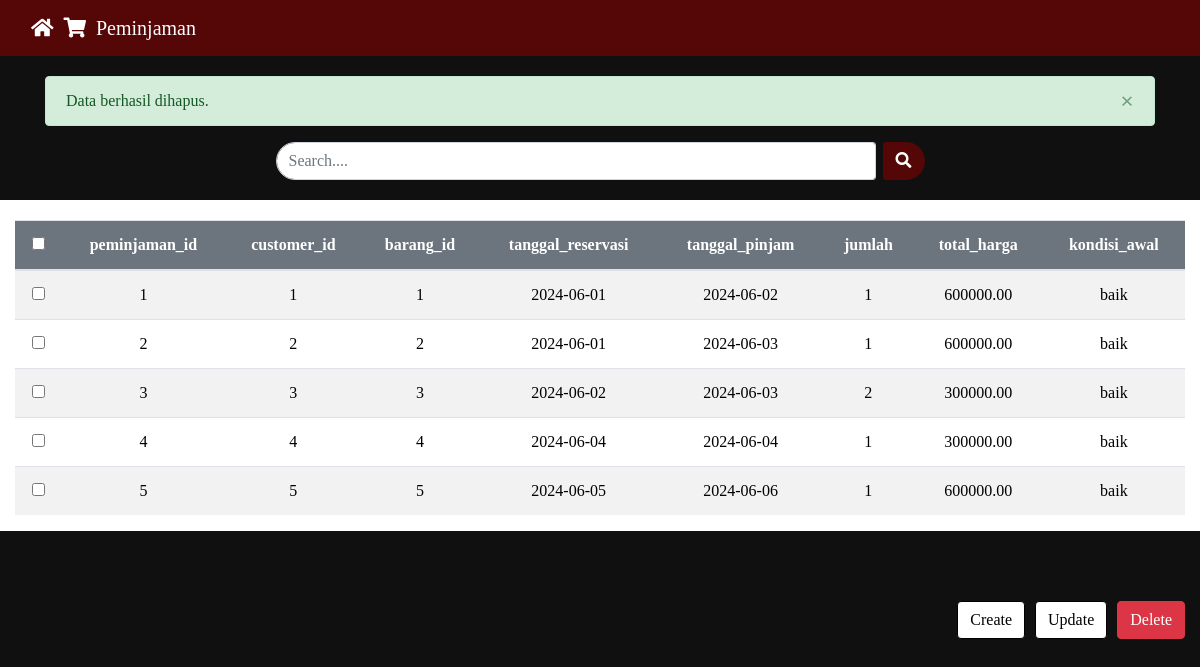
Page /lainnya/peminjaman/peminjaman/peminjaman.php?status=success on the committed database.
### tables this page shows
CREATE TABLE `peminjaman` (
  `peminjaman_id` int(11) NOT NULL,
  `customer_id` int(11) DEFAULT NULL,
  `barang_id` int(11) DEFAULT NULL,
  `tanggal_reservasi` date NOT NULL,
  `tanggal_pinjam` date NOT NULL,
  `jumlah` int(11) NOT NULL,
  `total_harga` decimal(10,2) NOT NULL,
  `kondisi_awal` varchar(100) DEFAULT NULL
);

### lainnya/peminjaman/peminjaman/peminjaman.php (the view, shortened to what this page needs)
<?php
include "config.php";
$status = isset($_GET['status']) ? $_GET['status'] : '';
$message = '';
if ($status == 'success') {
    $message = 'Data berhasil dihapus.';
} elseif ($status == 'error') {
    $message = 'Data gagal dihapus. Silakan coba lagi.';
}
?>
<!DOCTYPE html>
<html lang="en">
<head>
    <link rel="stylesheet" href="https://maxcdn.bootstrapcdn.com/bootstrap/4.0.0/css/bootstrap.min.css">
    <link rel="stylesheet" href="https://cdnjs.cloudflare.com/ajax/libs/font-awesome/5.15.4/css/all.min.css">
</head>
<body>
    <div class="container-fluid" id="navbar-container">
        <nav class="navbar navbar-expand-lg navbar-light">
            <a class="navbar-brand" href="#">
                <i class="fas fa-home"></i>
                <i class="fas fa-shopping-cart"></i>
                Peminjaman
            </a>
        </nav>
    </div>
    <?php if (!empty($message)) : ?>
    <div class="container">
        <div class="alert alert-<?php echo ($status == 'success') ? 'success' : 'danger'; ?> alert-dismissible fade show" role="alert">
            <?php echo $message; ?>
            <button type="button" class="close" data-dismiss="alert" aria-label="Close">
                <span aria-hidden="true">&times;</span>
            </button>
        </div>
    </div>
    <?php endif; ?>
    <form class="form-inline my-4 my-lg-0" method="GET">
        <input class="form-control mr-sm-2" type="search" name="search" placeholder="Search...." aria-label="Search" value="<?php echo isset($_GET['search']) ? $_GET['search'] : ''; ?>">
        <button class="btn my-2 my-sm-0" type="submit">
            <i class="fas fa-search"></i>
        </button>
    </form>
    <div class="container-fluid">
        <div class="row">
            <div class="col-md-12">
                <form id="dataForm" action="peminjaman_hapus.php" method="post">
                    <table class="table table-striped">
                        <thead>
                            <tr>
                                <th><input type="checkbox" id="select-all"></th>
                                <th>peminjaman_id</th>
                                <th>customer_id</th>
                                <th>barang_id</th>
                                <th>tanggal_reservasi</th>
                                <th>tanggal_pinjam</th>
                                <th>jumlah</th>
                                <th>total_harga</th>
                                <th>kondisi_awal</th>
                            </tr>
                        </thead>
                        <tbody>
                            <?php
                            $sql = "SELECT peminjaman_id, customer_id, barang_id, tanggal_reservasi, tanggal_pinjam, jumlah, total_harga, kondisi_awal FROM peminjaman";
                            $sql .= " ORDER BY peminjaman_id";
                            $hasil = mysqli_query($config, $sql);
                            if (mysqli_num_rows($hasil) > 0) {
                                while ($data = mysqli_fetch_array($hasil)) {
                            ?>
                            <tr>
                                <td><input type="checkbox" name="selected[]" value="<?php echo $data['peminjaman_id']; ?>"></td>
                                <td><?php echo $data['peminjaman_id']; ?></td>
                                <td><?php echo $data['customer_id']; ?></td>
                                <td><?php echo $data['barang_id']; ?></td>
                                <td><?php echo $data['tanggal_reservasi']; ?></td>
                                <td><?php echo $data['tanggal_pinjam']; ?></td>
                                <td><?php echo $data['jumlah']; ?></td>
                                <td><?php echo $data['total_harga']; ?></td>
                                <td><?php echo $data['kondisi_awal']; ?></td>
                            </tr>
                            <?php
                                }
                            } else {
                                echo "<tr><td colspan='9'>No records found</td></tr>";
                            }
                            ?>
                        </tbody>
                    </table>
                </form>
            </div>
        </div>
        <div class="action-buttons">
            <button class="btn btn-white-black" onclick="window.location.href='CreatePeminjaman.php';">Create</button>
            <button class="btn btn-white-black" onclick="document.getElementById('dataForm').action='UpdatePeminjaman.php'; document.getElementById('dataForm').submit();">Update</button>
            <button class="btn btn-danger" onclick="document.getElementById('dataForm').action='peminjaman_hapus.php'; document.getElementById('dataForm').submit();">Delete</button>
        </div>
    </div>
</body>
</html>

### lainnya/peminjaman/peminjaman/peminjaman.php (style rules this page uses)
body { font-family: Inknut Antiqua; background-color: #101010; }
#navbar-container { background-color: rgb(85, 6, 6); margin-bottom: 20px; }
.navbar-brand { color: white !important; display: flex; align-items: center; }
.navbar-brand i { margin-right: 10px; }
.form-inline { display: flex; justify-content: center; width: 100%; margin-top: 20px; }
.form-inline .form-control { flex: 1; max-width: 600px; border-top-left-radius: 25px; border-bottom-left-radius: 25px; }
.form-inline .btn { margin-left: -1px; border-top-right-radius: 25px; border-bottom-right-radius: 25px; background-color: rgb(85, 6, 6); color: white; }
.row { color: black; background-color: white; margin-top: 20px; }
.table { width: 100%; margin-top: 20px; }
.table th { background-color: #6c757d; color: white; text-align: center; }
.table td { text-align: center; }
.action-buttons { display: flex; justify-content: flex-end; margin-top: 70px; }
.action-buttons .btn { margin-left: 10px; }
.btn-white-black { background-color: white; color: black; border: 1px solid black; }

### rows in the picture
peminjaman: peminjaman_id "1", customer "1", barang "1", tanggal_reservasi "2024-06-01", tanggal_pinjam "2024-06-02", jumlah "1", total_harga "600000.00", kondisi_awal "baik"
peminjaman: peminjaman_id "2", customer "2", barang "2", tanggal_reservasi "2024-06-01", tanggal_pinjam "2024-06-03", jumlah "1", total_harga "600000.00", kondisi_awal "baik"
peminjaman: peminjaman_id "3", customer "3", barang "3", tanggal_reservasi "2024-06-02", tanggal_pinjam "2024-06-03", jumlah "2", total_harga "300000.00", kondisi_awal "baik"
peminjaman: peminjaman_id "4", customer "4", barang "4", tanggal_reservasi "2024-06-04", tanggal_pinjam "2024-06-04", jumlah "1", total_harga "300000.00", kondisi_awal "baik"
peminjaman: peminjaman_id "5", customer "5", barang "5", tanggal_reservasi "2024-06-05", tanggal_pinjam "2024-06-06", jumlah "1", total_harga "600000.00", kondisi_awal "baik"

### other values in the picture
$message "Data berhasil dihapus."
